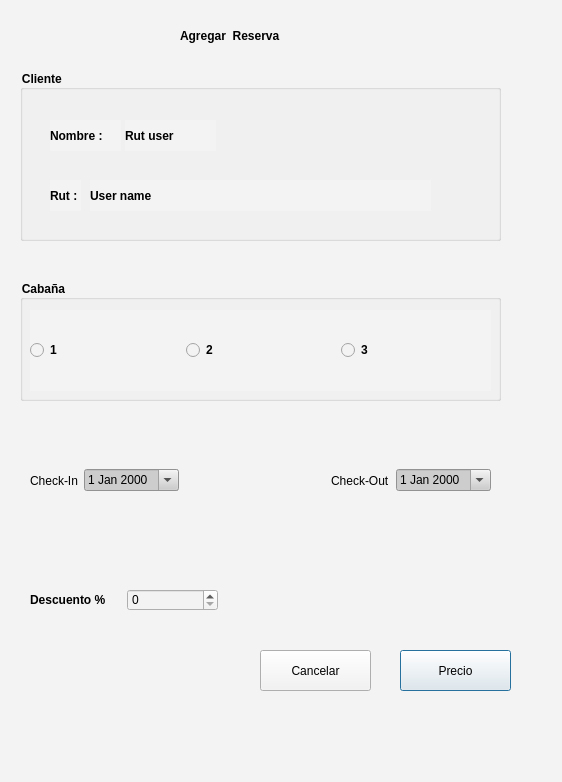
<?xml version="1.0" encoding="UTF-8"?>
<ui version="4.0">
 <class>Dialog</class>
 <widget class="QDialog" name="Dialog">
  <property name="windowModality">
   <enum>Qt::ApplicationModal</enum>
  </property>
  <property name="geometry">
   <rect>
    <x>0</x>
    <y>0</y>
    <width>562</width>
    <height>782</height>
   </rect>
  </property>
  <property name="windowTitle">
   <string>Dialog</string>
  </property>
  <property name="styleSheet">
   <string notr="true">background-color: rgb(243, 243, 243);</string>
  </property>
  <widget class="QGroupBox" name="groupBox">
   <property name="geometry">
    <rect>
     <x>20</x>
     <y>70</y>
     <width>481</width>
     <height>171</height>
    </rect>
   </property>
   <property name="styleSheet">
    <string notr="true">font: 57 11pt &quot;Ubuntu&quot;;
font-weight:bold;</string>
   </property>
   <property name="title">
    <string>Cliente </string>
   </property>
   <widget class="QLabel" name="label_3">
    <property name="geometry">
     <rect>
      <x>30</x>
      <y>110</y>
      <width>31</width>
      <height>31</height>
     </rect>
    </property>
    <property name="sizePolicy">
     <sizepolicy hsizetype="Maximum" vsizetype="Maximum">
      <horstretch>0</horstretch>
      <verstretch>0</verstretch>
     </sizepolicy>
    </property>
    <property name="text">
     <string>Rut :</string>
    </property>
    <property name="textFormat">
     <enum>Qt::PlainText</enum>
    </property>
   </widget>
   <widget class="QLabel" name="label_2">
    <property name="geometry">
     <rect>
      <x>30</x>
      <y>50</y>
      <width>71</width>
      <height>31</height>
     </rect>
    </property>
    <property name="text">
     <string>Nombre :</string>
    </property>
   </widget>
   <widget class="QLabel" name="rut_user">
    <property name="geometry">
     <rect>
      <x>105</x>
      <y>50</y>
      <width>91</width>
      <height>31</height>
     </rect>
    </property>
    <property name="text">
     <string>Rut user</string>
    </property>
   </widget>
   <widget class="QLabel" name="username">
    <property name="geometry">
     <rect>
      <x>70</x>
      <y>110</y>
      <width>341</width>
      <height>31</height>
     </rect>
    </property>
    <property name="sizePolicy">
     <sizepolicy hsizetype="Maximum" vsizetype="Maximum">
      <horstretch>0</horstretch>
      <verstretch>0</verstretch>
     </sizepolicy>
    </property>
    <property name="text">
     <string>User name</string>
    </property>
   </widget>
  </widget>
  <widget class="QGroupBox" name="groupBox_2">
   <property name="geometry">
    <rect>
     <x>20</x>
     <y>280</y>
     <width>481</width>
     <height>121</height>
    </rect>
   </property>
   <property name="styleSheet">
    <string notr="true">font: 57 11pt &quot;Ubuntu&quot;;
font-weight:bold;</string>
   </property>
   <property name="title">
    <string>Cabaña</string>
   </property>
   <widget class="QWidget" name="horizontalLayoutWidget">
    <property name="geometry">
     <rect>
      <x>10</x>
      <y>30</y>
      <width>461</width>
      <height>81</height>
     </rect>
    </property>
    <layout class="QHBoxLayout" name="horizontalLayout">
     <item>
      <widget class="QRadioButton" name="radioButton_2">
       <property name="text">
        <string>1</string>
       </property>
      </widget>
     </item>
     <item>
      <widget class="QRadioButton" name="radioButton">
       <property name="text">
        <string>2</string>
       </property>
      </widget>
     </item>
     <item>
      <widget class="QRadioButton" name="radioButton_3">
       <property name="text">
        <string>3</string>
       </property>
      </widget>
     </item>
    </layout>
   </widget>
  </widget>
  <widget class="QWidget" name="horizontalLayoutWidget_3">
   <property name="geometry">
    <rect>
     <x>30</x>
     <y>560</y>
     <width>188</width>
     <height>80</height>
    </rect>
   </property>
   <layout class="QHBoxLayout" name="horizontalLayout_3">
    <item>
     <widget class="QLabel" name="label_5">
      <property name="styleSheet">
       <string notr="true">font: 57 11pt &quot;Ubuntu&quot;;
font-weight:bold;</string>
      </property>
      <property name="text">
       <string>Descuento %</string>
      </property>
     </widget>
    </item>
    <item>
     <widget class="QSpinBox" name="spinBox"/>
    </item>
   </layout>
  </widget>
  <widget class="QLabel" name="label_6">
   <property name="geometry">
    <rect>
     <x>180</x>
     <y>20</y>
     <width>171</width>
     <height>31</height>
    </rect>
   </property>
   <property name="styleSheet">
    <string notr="true">font: 57 14pt &quot;Ubuntu&quot;;
font-weight: bold;</string>
   </property>
   <property name="text">
    <string>Agregar  Reserva </string>
   </property>
  </widget>
  <widget class="QWidget" name="horizontalLayoutWidget_2">
   <property name="geometry">
    <rect>
     <x>30</x>
     <y>440</y>
     <width>461</width>
     <height>81</height>
    </rect>
   </property>
   <layout class="QHBoxLayout" name="horizontalLayout_2">
    <item>
     <widget class="QLabel" name="label_4">
      <property name="text">
       <string>Check-In</string>
      </property>
     </widget>
    </item>
    <item>
     <widget class="QDateEdit" name="dateEdit">
      <property name="styleSheet">
       <string notr="true">background-color : #CDCDCD;
color: rgb(0,0,0);</string>
      </property>
      <property name="calendarPopup">
       <bool>true</bool>
      </property>
     </widget>
    </item>
    <item>
     <spacer name="horizontalSpacer">
      <property name="orientation">
       <enum>Qt::Horizontal</enum>
      </property>
      <property name="sizeHint" stdset="0">
       <size>
        <width>40</width>
        <height>20</height>
       </size>
      </property>
     </spacer>
    </item>
    <item>
     <widget class="QLabel" name="label">
      <property name="text">
       <string>Check-Out</string>
      </property>
     </widget>
    </item>
    <item>
     <widget class="QDateEdit" name="dateEdit_2">
      <property name="styleSheet">
       <string notr="true">background-color : #CDCDCD;
color: rgb(0,0,0);</string>
      </property>
      <property name="calendarPopup">
       <bool>true</bool>
      </property>
     </widget>
    </item>
   </layout>
  </widget>
  <widget class="QPushButton" name="pushButton">
   <property name="geometry">
    <rect>
     <x>400</x>
     <y>650</y>
     <width>111</width>
     <height>41</height>
    </rect>
   </property>
   <property name="text">
    <string>Precio</string>
   </property>
  </widget>
  <widget class="QPushButton" name="pushButton_2">
   <property name="geometry">
    <rect>
     <x>260</x>
     <y>650</y>
     <width>111</width>
     <height>41</height>
    </rect>
   </property>
   <property name="text">
    <string>Cancelar</string>
   </property>
  </widget>
 </widget>
 <resources/>
 <connections/>
</ui>
